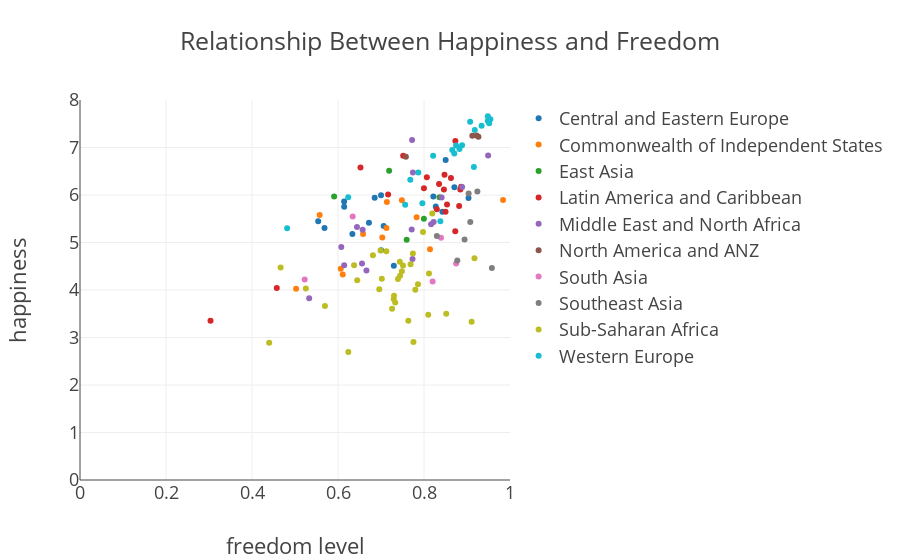

Notebook code for this chart:
### Code cell
trace5 = [go.Scatter(y=df_freedom[a + '_happiness'], x=df_freedom[a + '_freedom'],
                     text=df_freedom[a + '_country'], mode='markers', name=a) for a in region_list]
data5 = trace5
layout5 = go.Layout(title='Relationship Between Happiness and Freedom', font=dict(size=18),
                    yaxis=dict(title='happiness', range=[0, 8]),
                    xaxis=dict(title='freedom level', range=[0, 1]))
fig5 = go.Figure(data=data5, layout=layout5)
py.iplot(fig5)

### Figure 1 — Plotly figure (JSON) as saved in the notebook; plotly's stock layout.template omitted (floating-point values rounded to 4 significant figures; data arrays with more than 128 entries replaced by an {"elided": "..."} marker saying what was removed)
{"data": [{"mode": "markers", "name": "Central and Eastern Europe", "text": {"elided": "142 str values"}, "type": "scatter", "uid": "5a6ff288-8d34-11e8-bef2-60030899ee42", "x": {"elided": "142 float values"}, "y": {"elided": "142 float values"}}, {"mode": "markers", "name": "Commonwealth of Independent States", "text": {"elided": "142 str values"}, "type": "scatter", "uid": "5a6ff898-8d34-11e8-9e18-60030899ee42", "x": {"elided": "142 float values"}, "y": {"elided": "142 float values"}}, {"mode": "markers", "name": "East Asia", "text": {"elided": "142 str values"}, "type": "scatter", "uid": "5a6ffd78-8d34-11e8-ac3f-60030899ee42", "x": {"elided": "142 float values"}, "y": {"elided": "142 float values"}}, {"mode": "markers", "name": "Latin America and Caribbean", "text": {"elided": "142 str values"}, "type": "scatter", "uid": "5a70020a-8d34-11e8-b83b-60030899ee42", "x": {"elided": "142 float values"}, "y": {"elided": "142 float values"}}, {"mode": "markers", "name": "Middle East and North Africa", "text": {"elided": "142 str values"}, "type": "scatter", "uid": "5a70067e-8d34-11e8-8f1a-60030899ee42", "x": {"elided": "142 float values"}, "y": {"elided": "142 float values"}}, {"mode": "markers", "name": "North America and ANZ", "text": {"elided": "142 str values"}, "type": "scatter", "uid": "5a700ade-8d34-11e8-802d-60030899ee42", "x": {"elided": "142 float values"}, "y": {"elided": "142 float values"}}, {"mode": "markers", "name": "South Asia", "text": {"elided": "142 str values"}, "type": "scatter", "uid": "5a700f52-8d34-11e8-b5a3-60030899ee42", "x": {"elided": "142 float values"}, "y": {"elided": "142 float values"}}, {"mode": "markers", "name": "Southeast Asia", "text": {"elided": "142 str values"}, "type": "scatter", "uid": "5a7013a8-8d34-11e8-9a9b-60030899ee42", "x": {"elided": "142 float values"}, "y": {"elided": "142 float values"}}, {"mode": "markers", "name": "Sub-Saharan Africa", "text": {"elided": "142 str values"}, "type": "scatter", "uid": "5a7017fe-8d34-11e8-a70d-60030899ee42", "x": {"elided": "142 float values"}, "y": {"elided": "142 float values"}}, {"mode": "markers", "name": "Western Europe", "text": {"elided": "142 str values"}, "type": "scatter", "uid": "5a701de4-8d34-11e8-9fc3-60030899ee42", "x": {"elided": "142 float values"}, "y": {"elided": "142 float values"}}], "layout": {"font": {"size": 18}, "title": "Relationship Between Happiness and Freedom", "xaxis": {"range": [0, 1], "title": "freedom level"}, "yaxis": {"range": [0, 8], "title": "happiness"}}}
